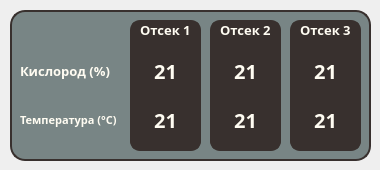
     <widget class="QWidget" name="tab">
      <attribute name="title">
       <string>Показатели отсеков</string>
      </attribute>
      <widget class="QWidget" name="widget" native="true">
       <property name="geometry">
        <rect>
         <x>10</x>
         <y>10</y>
         <width>361</width>
         <height>151</height>
        </rect>
       </property>
       <property name="styleSheet">
        <string notr="true">
color: #FFFCF2;
background-color: #788585;
border-radius: 15px;                     /* &lt;----  закругление краев  */ 
font-weight: bold;
font-size: 10pt;
font-family: Montserrat ExtraBold;
border: 2px solid #38302e; /*&lt;----- цвет границы*/
</string>
       </property>
       <widget class="QWidget" name="widget_indicators_cell_1" native="true">
        <property name="geometry">
         <rect>
          <x>120</x>
          <y>10</y>
          <width>71</width>
          <height>131</height>
         </rect>
        </property>
        <property name="styleSheet">
         <string notr="true">
color: #FFFCF2;
background-color: #38302e;
border-radius: 10px;                     /* &lt;----  закругление краев  */ 
font-weight: bold;
font-size: 10pt;
font-family: Montserrat ExtraBold;
border: 2px solid #38302e; /*&lt;----- цвет границы*/
</string>
        </property>
        <widget class="QLabel" name="label_2">
         <property name="geometry">
          <rect>
           <x>10</x>
           <y>0</y>
           <width>51</width>
           <height>20</height>
          </rect>
         </property>
         <property name="layoutDirection">
          <enum>Qt::LayoutDirection::LeftToRight</enum>
         </property>
         <property name="styleSheet">
          <string notr="true">
color: #FFFCF2;
background-color: #38302e;
border-radius: 0px;                     /* &lt;----  закругление краев  */ 
font-weight: bold;
font-size: 10pt;
font-family: Montserrat ExtraBold;
border: 0px solid #38302e; /*&lt;----- цвет границы*/
</string>
         </property>
         <property name="frameShape">
          <enum>QFrame::Shape::NoFrame</enum>
         </property>
         <property name="text">
          <string>Отсек 1</string>
         </property>
        </widget>
        <widget class="QLabel" name="label_oxygen_1">
         <property name="geometry">
          <rect>
           <x>0</x>
           <y>20</y>
           <width>71</width>
           <height>61</height>
          </rect>
         </property>
         <property name="styleSheet">
          <string notr="true">font-size: 15pt;</string>
         </property>
         <property name="text">
          <string>21</string>
         </property>
         <property name="alignment">
          <set>Qt::AlignmentFlag::AlignCenter</set>
         </property>
        </widget>
        <widget class="QLabel" name="label_temperature_1">
         <property name="geometry">
          <rect>
           <x>0</x>
           <y>69</y>
           <width>71</width>
           <height>61</height>
          </rect>
         </property>
         <property name="font">
          <font>
           <family>Montserrat ExtraBold</family>
           <pointsize>15</pointsize>
           <bold>true</bold>
          </font>
         </property>
         <property name="styleSheet">
          <string notr="true">font-size: 15pt;</string>
         </property>
         <property name="text">
          <string>21</string>
         </property>
         <property name="alignment">
          <set>Qt::AlignmentFlag::AlignCenter</set>
         </property>
        </widget>
       </widget>
       <widget class="QLabel" name="label">
        <property name="geometry">
         <rect>
          <x>10</x>
          <y>30</y>
          <width>101</width>
          <height>61</height>
         </rect>
        </property>
        <property name="layoutDirection">
         <enum>Qt::LayoutDirection::LeftToRight</enum>
        </property>
        <property name="styleSheet">
         <string notr="true">
color: #FFFCF2;
background-color: #788585;
border-radius: 0px;                     /* &lt;----  закругление краев  */ 
font-weight: bold;
font-size: 10pt;
font-family: Montserrat ExtraBold;
border: 0px solid #38302e; /*&lt;----- цвет границы*/
</string>
        </property>
        <property name="frameShape">
         <enum>QFrame::Shape::NoFrame</enum>
        </property>
        <property name="text">
         <string>Кислород (%)</string>
        </property>
       </widget>
       <widget class="QLabel" name="label_8">
        <property name="geometry">
         <rect>
          <x>10</x>
          <y>79</y>
          <width>101</width>
          <height>61</height>
         </rect>
        </property>
        <property name="font">
         <font>
          <family>Montserrat ExtraBold</family>
          <pointsize>8</pointsize>
          <bold>true</bold>
         </font>
        </property>
        <property name="layoutDirection">
         <enum>Qt::LayoutDirection::LeftToRight</enum>
        </property>
        <property name="styleSheet">
         <string notr="true">
color: #FFFCF2;
background-color: #788585;
border-radius: 0px;                     /* &lt;----  закругление краев  */ 
font-weight: bold;
font-size: 8pt;
font-family: Montserrat ExtraBold;
border: 0px solid #38302e; /*&lt;----- цвет границы*/
</string>
        </property>
        <property name="frameShape">
         <enum>QFrame::Shape::NoFrame</enum>
        </property>
        <property name="text">
         <string>Температура (°С)</string>
        </property>
       </widget>
       <widget class="QWidget" name="widget_indicators_cell_2" native="true">
        <property name="geometry">
         <rect>
          <x>200</x>
          <y>10</y>
          <width>71</width>
          <height>131</height>
         </rect>
        </property>
        <property name="styleSheet">
         <string notr="true">
color: #FFFCF2;
background-color: #38302e;
border-radius: 10px;                     /* &lt;----  закругление краев  */ 
font-weight: bold;
font-size: 10pt;
font-family: Montserrat ExtraBold;
border: 2px solid #38302e; /*&lt;----- цвет границы*/
</string>
        </property>
        <widget class="QLabel" name="label_3">
         <property name="geometry">
          <rect>
           <x>10</x>
           <y>0</y>
           <width>51</width>
           <height>20</height>
          </rect>
         </property>
         <property name="layoutDirection">
          <enum>Qt::LayoutDirection::LeftToRight</enum>
         </property>
         <property name="styleSheet">
          <string notr="true">
color: #FFFCF2;
background-color: #38302e;
border-radius: 0px;                     /* &lt;----  закругление краев  */ 
font-weight: bold;
font-size: 10pt;
font-family: Montserrat ExtraBold;
border: 0px solid #38302e; /*&lt;----- цвет границы*/
</string>
         </property>
         <property name="frameShape">
          <enum>QFrame::Shape::NoFrame</enum>
         </property>
         <property name="text">
          <string>Отсек 2</string>
         </property>
        </widget>
        <widget class="QLabel" name="label_oxygen_2">
         <property name="geometry">
          <rect>
           <x>0</x>
           <y>20</y>
           <width>71</width>
           <height>61</height>
          </rect>
         </property>
         <property name="styleSheet">
          <string notr="true">font-size: 15pt;</string>
         </property>
         <property name="text">
          <string>21</string>
         </property>
         <property name="alignment">
          <set>Qt::AlignmentFlag::AlignCenter</set>
         </property>
        </widget>
        <widget class="QLabel" name="label_temperature_2">
         <property name="geometry">
          <rect>
           <x>0</x>
           <y>69</y>
           <width>71</width>
           <height>61</height>
          </rect>
         </property>
         <property name="font">
          <font>
           <family>Montserrat ExtraBold</family>
           <pointsize>15</pointsize>
           <bold>true</bold>
          </font>
         </property>
         <property name="styleSheet">
          <string notr="true">font-size: 15pt;</string>
         </property>
         <property name="text">
          <string>21</string>
         </property>
         <property name="alignment">
          <set>Qt::AlignmentFlag::AlignCenter</set>
         </property>
        </widget>
       </widget>
       <widget class="QWidget" name="widget_indicators_cell_3" native="true">
        <property name="geometry">
         <rect>
          <x>280</x>
          <y>10</y>
          <width>71</width>
          <height>131</height>
         </rect>
        </property>
        <property name="styleSheet">
         <string notr="true">
color: #FFFCF2;
background-color: #38302e;
border-radius: 10px;                     /* &lt;----  закругление краев  */ 
font-weight: bold;
font-size: 10pt;
font-family: Montserrat ExtraBold;
border: 2px solid #38302e; /*&lt;----- цвет границы*/
</string>
        </property>
        <widget class="QLabel" name="label_4">
         <property name="geometry">
          <rect>
           <x>10</x>
           <y>0</y>
           <width>51</width>
           <height>20</height>
          </rect>
         </property>
         <property name="layoutDirection">
          <enum>Qt::LayoutDirection::LeftToRight</enum>
         </property>
         <property name="styleSheet">
          <string notr="true">
color: #FFFCF2;
background-color: #38302e;
border-radius: 0px;                     /* &lt;----  закругление краев  */ 
font-weight: bold;
font-size: 10pt;
font-family: Montserrat ExtraBold;
border: 0px solid #38302e; /*&lt;----- цвет границы*/
</string>
         </property>
         <property name="frameShape">
          <enum>QFrame::Shape::NoFrame</enum>
         </property>
         <property name="text">
          <string>Отсек 3</string>
         </property>
        </widget>
        <widget class="QLabel" name="label_oxygen_3">
         <property name="geometry">
          <rect>
           <x>0</x>
           <y>20</y>
           <width>71</width>
           <height>61</height>
          </rect>
         </property>
         <property name="styleSheet">
          <string notr="true">font-size: 15pt;</string>
         </property>
         <property name="text">
          <string>21</string>
         </property>
         <property name="alignment">
          <set>Qt::AlignmentFlag::AlignCenter</set>
         </property>
        </widget>
        <widget class="QLabel" name="label_temperature_3">
         <property name="geometry">
          <rect>
           <x>0</x>
           <y>69</y>
           <width>71</width>
           <height>61</height>
          </rect>
         </property>
         <property name="font">
          <font>
           <family>Montserrat ExtraBold</family>
           <pointsize>15</pointsize>
           <bold>true</bold>
          </font>
         </property>
         <property name="styleSheet">
          <string notr="true">font-size: 15pt;</string>
         </property>
         <property name="text">
          <string>21</string>
         </property>
         <property name="alignment">
          <set>Qt::AlignmentFlag::AlignCenter</set>
         </property>
        </widget>
       </widget>
      </widget>
     </widget>
